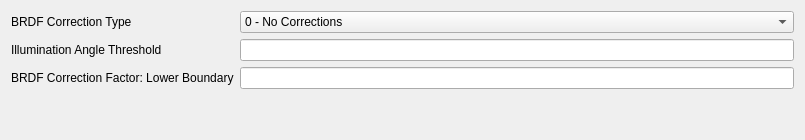
          <widget class="QWidget" name="tab_6">
           <attribute name="title">
            <string>BRDF Parameters</string>
           </attribute>
           <layout class="QGridLayout" name="gridLayout_6">
            <item row="5" column="0">
             <widget class="QLabel" name="label_32">
              <property name="text">
               <string>BRDF Correction Factor: Lower Boundary</string>
              </property>
             </widget>
            </item>
            <item row="3" column="0">
             <widget class="QLabel" name="label_31">
              <property name="text">
               <string>Illumination Angle Threshold</string>
              </property>
             </widget>
            </item>
            <item row="1" column="0">
             <widget class="QLabel" name="label_30">
              <property name="text">
               <string>BRDF Correction Type</string>
              </property>
             </widget>
            </item>
            <item row="1" column="1">
             <widget class="QComboBox" name="brdfCorrectionCombo">
              <item>
               <property name="text">
                <string>0 - No Corrections</string>
               </property>
              </item>
              <item>
               <property name="text">
                <string>1 - Correction with Cosine of Local Solar Zenith Angle</string>
               </property>
              </item>
              <item>
               <property name="text">
                <string>2 - Correction with sqrt(Cosine) of Local Solar Zenith Angle</string>
               </property>
              </item>
              <item>
               <property name="text">
                <string>11 - Correction with Cosine of Local Solar Zenith Angle with Soil - Sand - Veg Differentiation</string>
               </property>
              </item>
              <item>
               <property name="text">
                <string>12 - Stronger Version of 11 - Recommended</string>
               </property>
              </item>
              <item>
               <property name="text">
                <string>21 - Correction with sqrt(Cosine) of Local Solar Zenith Angle with Soil - Sand - Veg Differentiation</string>
               </property>
              </item>
              <item>
               <property name="text">
                <string>22 - Stronger Version of 21 - Recommended</string>
               </property>
              </item>
              <item>
               <property name="text">
                <string>30 - IRC Topographic Correction</string>
               </property>
              </item>
              <item>
               <property name="text">
                <string>40 - Topograpic Compensation with C-Correction Method</string>
               </property>
              </item>
              <item>
               <property name="text">
                <string>41 - Topographic Compensation with SE (Statistical Emperical) Method</string>
               </property>
              </item>
              <item>
               <property name="text">
                <string>50 - Topographic Compensation with Lambert + C Method</string>
               </property>
              </item>
              <item>
               <property name="text">
                <string>51 - Topographic Compensation with Lambert + SE Method</string>
               </property>
              </item>
              <item>
               <property name="text">
                <string>52 - Topographic Compensation with Lambert + SE (Variant) Method</string>
               </property>
              </item>
             </widget>
            </item>
            <item row="3" column="1">
             <widget class="QLineEdit" name="iluAngleEdit"/>
            </item>
            <item row="5" column="1">
             <widget class="QLineEdit" name="brdfCorrBoundsEdit"/>
            </item>
            <item row="6" column="1">
             <spacer name="verticalSpacer_3">
              <property name="orientation">
               <enum>Qt::Vertical</enum>
              </property>
              <property name="sizeHint" stdset="0">
               <size>
                <width>20</width>
                <height>40</height>
               </size>
              </property>
             </spacer>
            </item>
           </layout>
          </widget>
